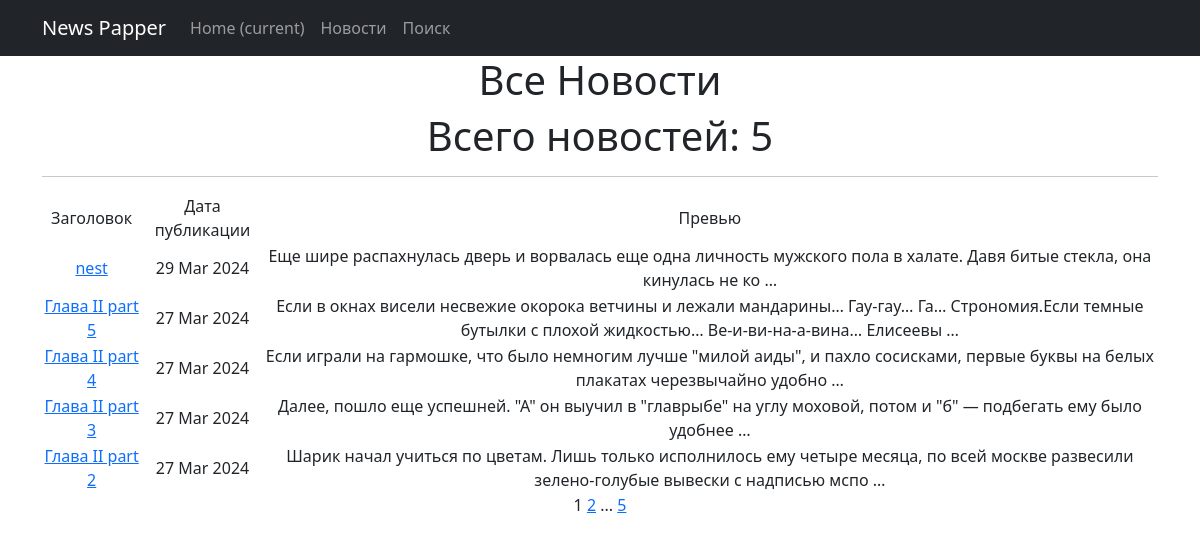
Page /news/ on the committed database.
### news/models.py (models this page shows, shortened)
class Post(models.Model):
    author = models.ForeignKey(Author, on_delete=models.CASCADE)
    News = 'NW'
    Article = 'AR'
    CHOISE_CATEGORY = [
        (News, 'Новость'),
        (Article, 'Статья')
    ]
    categoryType = models.CharField(max_length=2, choices=CHOISE_CATEGORY, default=News)
    dateCreation = models.DateTimeField(auto_now_add=True)
    postCategory = models.ManyToManyField(Category, through='PostCategory')
    title = models.CharField(max_length=128)
    text = models.TextField()
    rating = models.SmallIntegerField(default=0)

### news/views.py (the view)
# urls.py: path('', cache_page(60)(PostList.as_view()), name='post_list'),
class PostList(ListView):
    model = Post
    ordering = '-dateCreation'
    template_name = 'all_news.html'
    context_object_name = 'all_news'
    paginate_by = 5

### news/templatetags/custom_filters.py (called while the page is built)
@register.filter()
def censor(text):
    text = str(text)
    _dict = ["новость", "заглавие", "профессор"]
    for word in _dict:
        w = word.lower()
        text = text.replace(w, w[0]+'*'*(len(w)-1))
        text = text.replace(w.title(), w.title()[0]+'*'*(len(w)-1))
    return text

### templates/all_news.html (shortened to what this page needs)
{% extends 'flatpages/default.html' %}
{% load custom_filters %}
{% block content %}
    <h1>Все Новости</h1>
{% load cache %}
{% cache 30 all_news %}
    <h1>Всего новостей: {{ all_news|length }}</h1>
{% endcache %}
    <hr>
    {% if all_news %}
        <table>
            <tr>
                <td>Заголовок</td>
                <td>Дата публикации</td>
                <td>Превью</td>
            </tr>
            {% for Post in all_news %}
            <tr>
                <td><a href="{% url 'post_detail' Post.pk %}"> {{ Post.title|censor }}</a></td>
                <td>{{ Post.dateCreation|date:'d M Y' }}</td>
                <td>{{ Post.text|truncatewords:20|censor }}</td>
                <td>
                </td>
            </tr>
            {% endfor %}
        </table>
    {% else %}
        <h2>Отсутствие новостей, тоже хорошая новость!</h2>
    {% endif %}
   {{ page_obj.number }}
   {% if page_obj.has_next %}
       <a href="?page={{ page_obj.next_page_number }}">{{ page_obj.next_page_number }}</a>
       {% if paginator.num_pages != page_obj.next_page_number %}
           ...
           <a href="?page={{ page_obj.paginator.num_pages }}">{{ page_obj.paginator.num_pages }}</a>
       {% endif %}
   {% endif %}
{% endblock content %}

### rows in the picture
Post: title|censor "nest", dateCreation "29 Mar 2024", text|censor "Еще шире распахнулась дверь и ворвалась еще одна личность мужского пола в халате. Давя битые стекла, она кинулась не ко …"
Post: title|censor "Глава II part 5", dateCreation "27 Mar 2024", text|censor "Если в окнах висели несвежие окорока ветчины и лежали мандарины… Гау-гау… Га… Строномия.Если темные бутылки с плохой жидкостью… Ве-и-ви-на-а-вина… Елисеевы …"
Post: title|censor "Глава II part 4", dateCreation "27 Mar 2024", text|censor "Если играли на гармошке, что было немногим лучше \"милой аиды\", и пахло сосисками, первые буквы на белых плакатах черезвычайно удобно …"
Post: title|censor "Глава II part 3", dateCreation "27 Mar 2024", text|censor "Далее, пошло еще успешней. \"А\" он выучил в \"главрыбе\" на углу моховой, потом и \"б\" — подбегать ему было удобнее …"
Post: title|censor "Глава II part 2", dateCreation "27 Mar 2024", text|censor "Шарик начал учиться по цветам. Лишь только исполнилось ему четыре месяца, по всей москве развесили зелено-голубые вывески с надписью мспо …"

### other values in the picture
{{ all_news|length }} "5"
{{ page_obj.number }} "1"
{{ page_obj.next_page_number }} "2"
{{ page_obj.paginator.num_pages }} "5"
